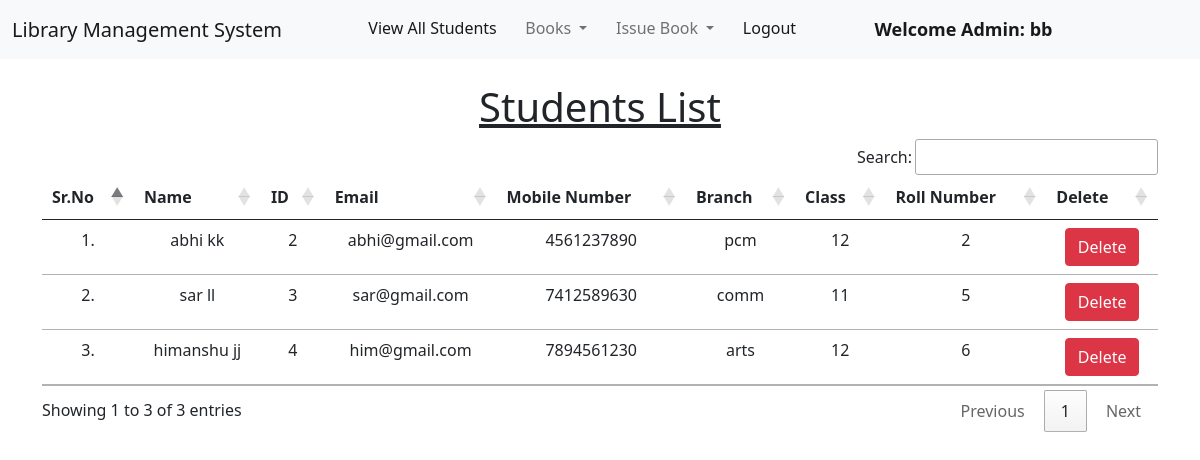
Page /view_students/ (signed in) on the committed database.
### library/models.py (models this page shows, shortened)
class Student(models.Model):
    user = models.OneToOneField(User, on_delete=models.CASCADE)
    classroom = models.CharField(max_length=10)
    branch = models.CharField(max_length=10)
    roll_no = models.CharField(max_length=3, blank=True)
    phone = models.CharField(max_length=10, blank=True)
    image = models.ImageField(upload_to="", blank=True)

### library/views.py (the view)
# urls.py: path("view_students/", views.view_students, name="view_students"),
def view_students(request):
    students = Student.objects.all()
    return render(request, "view_students.html", {'students':students})

### library/templates/view_students.html (shortened to what this page needs)
{% extends 'admin_navbar.html' %}
{% load static %}
{% block body %}
<div class="container mt-4">
    <h1 class="text-center"><u>Students List</u></h1>
    <table class="table table-hover" id="example">
        <thead>
            <tr class="text-center">
                <th>Sr.No</th>
                <th>Name</th>
                <th>ID</th>
                <th>Email</th>
                <th>Mobile Number</th>
                <th>Branch</th>
                <th>Class</th>
                <th>Roll Number</th>
                <th>Delete</th>
            </tr>
        </thead>
        <tbody>
            {% for student in students %}
            <tr class="text-center">
                <td>{{forloop.counter}}.</td>
                <td>{{student.user.get_full_name}}</td>
                <td>{{student.user.id}}</td>
                <td>{{student.user.email}}</td>
                <td>{{student.phone}}</td>
                <td>{{student.branch}}</td>
                <td>{{student.classroom}}</td>
                <td>{{student.roll_no}}</td>
                <td><a href="/delete_student/{{student.id}}/" class="btn btn-danger" onclick="return confirm('Are you sure you want to delete this student?')">Delete</a></td>
            </tr>
            {% endfor %}
        </tbody>
    </table>
    </div>
{% endblock %}

### library/templates/admin_navbar.html (shortened to what this page needs)
<!doctype html>
<html lang="en">
  <head>
    <link href="https://cdn.jsdelivr.net/npm/bootstrap@5.1.0/dist/css/bootstrap.min.css" rel="stylesheet">
    <link rel="stylesheet" href="https://cdn.datatables.net/1.10.25/css/jquery.dataTables.min.css">
    <link rel="stylesheet" href="https://cdn.datatables.net/buttons/1.7.1/css/buttons.dataTables.min.css">
  </head>
  <body>
    <nav class="navbar navbar-expand-lg navbar-light bg-light">
        <div class="container-fluid">
          <a class="navbar-brand" href="#"> Library Management System</a>
          <div class="collapse navbar-collapse" id="navbarSupportedContent">
            <ul class="navbar-nav me-auto mb-2 mb-lg-0">
              <li class="nav-item">
                <a class="nav-link active" aria-current="page" href="/view_students/">View All Students</a>
              </li>
              <li class="nav-item dropdown">
                <a class="nav-link dropdown-toggle" href="#" id="navbarDropdown" role="button" data-bs-toggle="dropdown" aria-expanded="false">
                  Books
                </a>
              </li>
              <li class="nav-item dropdown">
                <a class="nav-link dropdown-toggle" href="#" id="navbarDropdown" role="button" data-bs-toggle="dropdown" aria-expanded="false">
                  Issue Book
                </a>
              </li>
              <li class="nav-item">
                <a class="nav-link active" aria-current="page" href="/logout/">Logout</a>
              </li>
              <li class="nav-item">
                <a style="font-weight:600; font-family:'Segoe UI', Tahoma, Geneva, Verdana, sans-serif; font-size: large;" class="nav-link active" href="#">Welcome Admin: {{request.user}}</a>
              </li>
            </ul>
          </div>
        </div>
      </nav>
      {% block body %}
      {% endblock %}
  </body>
</html>

### rows in the picture
Student: user.get_full_name "abhi kk", user.id "2", user.email "abhi@gmail.com", phone "4561237890", branch "pcm", classroom "12", roll_no "2"
Student: user.get_full_name "sar ll", user.id "3", user.email "sar@gmail.com", phone "7412589630", branch "comm", classroom "11", roll_no "5"
Student: user.get_full_name "himanshu jj", user.id "4", user.email "him@gmail.com", phone "7894561230", branch "arts", classroom "12", roll_no "6"

### other values in the picture
{{ request.user }} "bb"
